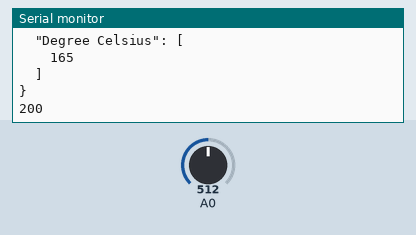
This sketch was run on a simulated ESP8266 (NodeMCU). Shown: the last lines printed to the serial monitor. The test bench sets the inputs (shaded band); at power-on: A0 = 512. WiFi joins after 1.5 s; servers stay silent unless stated; uploads are accepted with an empty reply.

Above: at 2.7 s.
2.8 s: A0 set to 716
At 6.87 s:
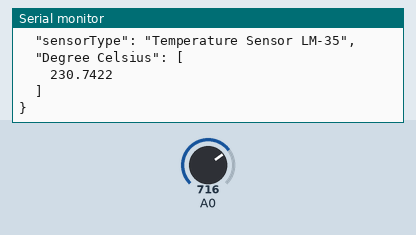
8.6 s: A0 set to 900
At 12.07 s:
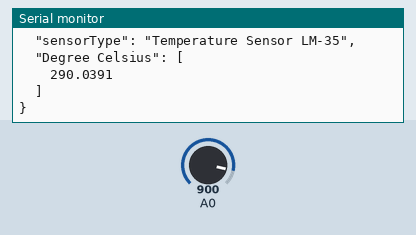
Timing chart, 0 to 13.6 s (numbered marks = the images above; inputs shaded):
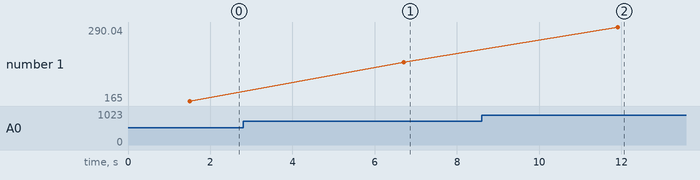

The sketch:

mail_to_mob.ino
```cpp
#include <ESP8266HTTPClient.h>
#include <ESP8266WiFi.h>
#include <ArduinoJson.h>

void setup() {

  Serial.begin(115200);                            //Serial connection
  WiFi.begin("Coconut", "BrickPhones555");   //WiFi connection

  while (WiFi.status() != WL_CONNECTED) {  //Wait for the WiFI connection completion

    delay(500);
    Serial.println("Waiting for connection");

  }
  Serial.println("WiFi Connected!");

}

void loop() {

  if (WiFi.status() == WL_CONNECTED) { //Check WiFi connection status


    int analogValue = analogRead(A0);
    float millivolts = (analogValue/1024.0) * 3300; //3300 is the voltage provided by NodeMCU
    float celsius = millivolts/10;

    StaticJsonBuffer<300> JSONbuffer;   //Declaring static JSON buffer
    JsonObject& JSONencoder = JSONbuffer.createObject();

    JSONencoder["sensorType"] = "Temperature Sensor LM-35";

    JsonArray& values = JSONencoder.createNestedArray("Degree Celsius"); //JSON array
    values.add(celsius); //Add value to array

    char JSONmessageBuffer[300];
    JSONencoder.prettyPrintTo(JSONmessageBuffer, sizeof(JSONmessageBuffer));
    Serial.println(JSONmessageBuffer);

    HTTPClient http;    //Declare object of class HTTPClient

    http.begin("http://192.168.0.3:5000/value");      //Specify request destination
    http.addHeader("Content-Type", "application/json");  //Specify content-type header

    int httpCode = http.POST(JSONmessageBuffer);   //Send the request
    String payload = http.getString();                                        //Get the response payload

    Serial.println(httpCode);   //Print HTTP return code
    Serial.println(payload);    //Print request response payload

    http.end();  //Close connection

  } else {

    Serial.println("Error in WiFi connection");

  }

  delay(5000);  //Send a request every 30 seconds

}
```

Measured:
- after the input at 2.8 s, the serial monitor: prints a new line after 3.9 s (image 1)
- after the input at 8.6 s, the serial monitor: prints a new line after 3.3 s (image 2)
- plotted number 1: 165 → 230.74 after the input at 2.8 s, 230.74 → 290.04 after the input at 8.6 s
